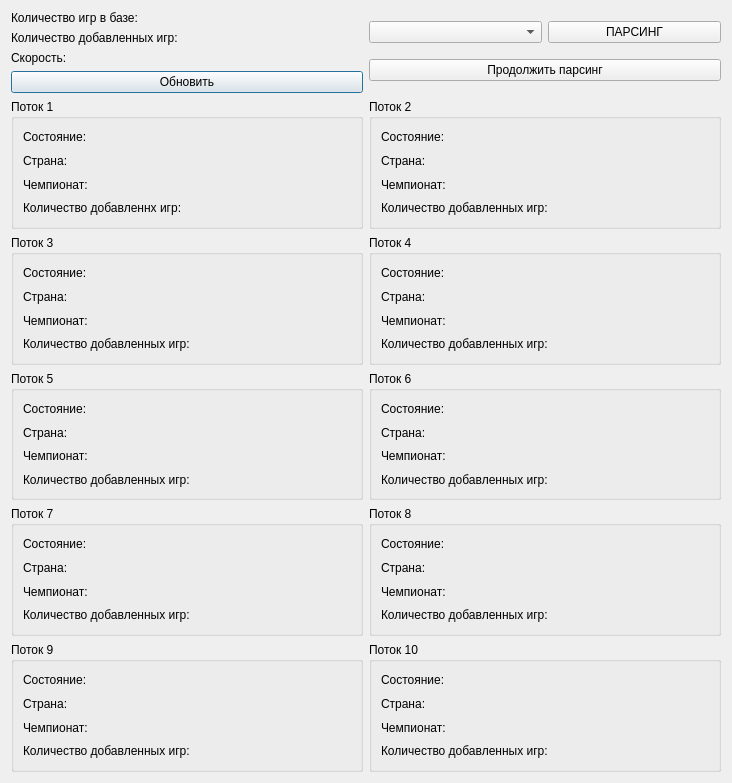
<?xml version="1.0" encoding="UTF-8"?>
<ui version="4.0">
 <class>Dialog</class>
 <widget class="QDialog" name="Dialog">
  <property name="geometry">
   <rect>
    <x>0</x>
    <y>0</y>
    <width>732</width>
    <height>783</height>
   </rect>
  </property>
  <property name="windowTitle">
   <string>Dialog</string>
  </property>
  <layout class="QVBoxLayout" name="verticalLayout_2">
   <item>
    <layout class="QGridLayout" name="gridLayout_2">
     <item row="3" column="0">
      <widget class="QGroupBox" name="groupBox_5">
       <property name="title">
        <string>Поток 5</string>
       </property>
       <layout class="QVBoxLayout" name="verticalLayout_5">
        <item>
         <widget class="QLabel" name="label_8">
          <property name="text">
           <string>Состояние:</string>
          </property>
         </widget>
        </item>
        <item>
         <widget class="QLabel" name="label_10">
          <property name="text">
           <string>Страна:</string>
          </property>
         </widget>
        </item>
        <item>
         <widget class="QLabel" name="label_9">
          <property name="text">
           <string>Чемпионат:</string>
          </property>
         </widget>
        </item>
        <item>
         <widget class="QLabel" name="label_33">
          <property name="text">
           <string>Количество добавленных игр:</string>
          </property>
         </widget>
        </item>
       </layout>
      </widget>
     </item>
     <item row="4" column="0">
      <widget class="QGroupBox" name="groupBox_7">
       <property name="title">
        <string>Поток 7</string>
       </property>
       <layout class="QVBoxLayout" name="verticalLayout">
        <item>
         <widget class="QLabel" name="label_11">
          <property name="text">
           <string>Состояние:</string>
          </property>
         </widget>
        </item>
        <item>
         <widget class="QLabel" name="label_12">
          <property name="text">
           <string>Страна:</string>
          </property>
         </widget>
        </item>
        <item>
         <widget class="QLabel" name="label">
          <property name="text">
           <string>Чемпионат:</string>
          </property>
         </widget>
        </item>
        <item>
         <widget class="QLabel" name="label_34">
          <property name="text">
           <string>Количество добавленных игр:</string>
          </property>
         </widget>
        </item>
       </layout>
      </widget>
     </item>
     <item row="1" column="0">
      <widget class="QGroupBox" name="groupBox_2">
       <property name="title">
        <string>Поток 1</string>
       </property>
       <layout class="QVBoxLayout" name="verticalLayout_3">
        <item>
         <widget class="QLabel" name="label_3">
          <property name="text">
           <string>Состояние:</string>
          </property>
         </widget>
        </item>
        <item>
         <widget class="QLabel" name="label_2">
          <property name="text">
           <string>Страна:</string>
          </property>
         </widget>
        </item>
        <item>
         <widget class="QLabel" name="label_4">
          <property name="text">
           <string>Чемпионат:</string>
          </property>
         </widget>
        </item>
        <item>
         <widget class="QLabel" name="label_31">
          <property name="text">
           <string>Количество добавленнх игр:</string>
          </property>
         </widget>
        </item>
       </layout>
      </widget>
     </item>
     <item row="1" column="1">
      <widget class="QGroupBox" name="groupBox_3">
       <property name="title">
        <string>Поток 2</string>
       </property>
       <layout class="QVBoxLayout" name="verticalLayout_7">
        <item>
         <widget class="QLabel" name="label_16">
          <property name="text">
           <string>Состояние:</string>
          </property>
         </widget>
        </item>
        <item>
         <widget class="QLabel" name="label_17">
          <property name="text">
           <string>Страна:</string>
          </property>
         </widget>
        </item>
        <item>
         <widget class="QLabel" name="label_18">
          <property name="text">
           <string>Чемпионат:</string>
          </property>
         </widget>
        </item>
        <item>
         <widget class="QLabel" name="label_36">
          <property name="text">
           <string>Количество добавленных игр:</string>
          </property>
         </widget>
        </item>
       </layout>
      </widget>
     </item>
     <item row="3" column="1">
      <widget class="QGroupBox" name="groupBox_6">
       <property name="title">
        <string>Поток 6</string>
       </property>
       <layout class="QVBoxLayout" name="verticalLayout_9">
        <item>
         <widget class="QLabel" name="label_22">
          <property name="text">
           <string>Состояние:</string>
          </property>
         </widget>
        </item>
        <item>
         <widget class="QLabel" name="label_23">
          <property name="text">
           <string>Страна:</string>
          </property>
         </widget>
        </item>
        <item>
         <widget class="QLabel" name="label_24">
          <property name="text">
           <string>Чемпионат:</string>
          </property>
         </widget>
        </item>
        <item>
         <widget class="QLabel" name="label_38">
          <property name="text">
           <string>Количество добавленных игр:</string>
          </property>
         </widget>
        </item>
       </layout>
      </widget>
     </item>
     <item row="5" column="1">
      <widget class="QGroupBox" name="groupBox_10">
       <property name="title">
        <string>Поток 10</string>
       </property>
       <layout class="QVBoxLayout" name="verticalLayout_11">
        <item>
         <widget class="QLabel" name="label_30">
          <property name="text">
           <string>Состояние:</string>
          </property>
         </widget>
        </item>
        <item>
         <widget class="QLabel" name="label_29">
          <property name="text">
           <string>Страна:</string>
          </property>
         </widget>
        </item>
        <item>
         <widget class="QLabel" name="label_28">
          <property name="text">
           <string>Чемпионат:</string>
          </property>
         </widget>
        </item>
        <item>
         <widget class="QLabel" name="label_40">
          <property name="text">
           <string>Количество добавленных игр:</string>
          </property>
         </widget>
        </item>
       </layout>
      </widget>
     </item>
     <item row="5" column="0">
      <widget class="QGroupBox" name="groupBox_9">
       <property name="title">
        <string>Поток 9</string>
       </property>
       <layout class="QVBoxLayout" name="verticalLayout_6">
        <item>
         <widget class="QLabel" name="label_13">
          <property name="text">
           <string>Состояние:</string>
          </property>
         </widget>
        </item>
        <item>
         <widget class="QLabel" name="label_15">
          <property name="text">
           <string>Страна:</string>
          </property>
         </widget>
        </item>
        <item>
         <widget class="QLabel" name="label_14">
          <property name="text">
           <string>Чемпионат:</string>
          </property>
         </widget>
        </item>
        <item>
         <widget class="QLabel" name="label_35">
          <property name="text">
           <string>Количество добавленных игр:</string>
          </property>
         </widget>
        </item>
       </layout>
      </widget>
     </item>
     <item row="4" column="1">
      <widget class="QGroupBox" name="groupBox_8">
       <property name="title">
        <string>Поток 8</string>
       </property>
       <layout class="QVBoxLayout" name="verticalLayout_10">
        <item>
         <widget class="QLabel" name="label_25">
          <property name="text">
           <string>Состояние:</string>
          </property>
         </widget>
        </item>
        <item>
         <widget class="QLabel" name="label_27">
          <property name="text">
           <string>Страна:</string>
          </property>
         </widget>
        </item>
        <item>
         <widget class="QLabel" name="label_26">
          <property name="text">
           <string>Чемпионат:</string>
          </property>
         </widget>
        </item>
        <item>
         <widget class="QLabel" name="label_39">
          <property name="text">
           <string>Количество добавленных игр:</string>
          </property>
         </widget>
        </item>
       </layout>
      </widget>
     </item>
     <item row="2" column="0">
      <widget class="QGroupBox" name="groupBox">
       <property name="title">
        <string>Поток 3</string>
       </property>
       <layout class="QVBoxLayout" name="verticalLayout_4">
        <item>
         <widget class="QLabel" name="label_6">
          <property name="text">
           <string>Состояние:</string>
          </property>
         </widget>
        </item>
        <item>
         <widget class="QLabel" name="label_7">
          <property name="text">
           <string>Страна:</string>
          </property>
         </widget>
        </item>
        <item>
         <widget class="QLabel" name="label_5">
          <property name="text">
           <string>Чемпионат:</string>
          </property>
         </widget>
        </item>
        <item>
         <widget class="QLabel" name="label_32">
          <property name="text">
           <string>Количество добавленных игр:</string>
          </property>
         </widget>
        </item>
       </layout>
      </widget>
     </item>
     <item row="0" column="0">
      <layout class="QVBoxLayout" name="verticalLayout_12">
       <item>
        <widget class="QLabel" name="label_41">
         <property name="text">
          <string>Количество игр в базе:</string>
         </property>
        </widget>
       </item>
       <item>
        <widget class="QLabel" name="label_42">
         <property name="text">
          <string>Количество добавленных игр:</string>
         </property>
        </widget>
       </item>
       <item>
        <widget class="QLabel" name="label_43">
         <property name="text">
          <string>Скорость:</string>
         </property>
        </widget>
       </item>
       <item>
        <widget class="QPushButton" name="pushButton">
         <property name="text">
          <string>Обновить</string>
         </property>
        </widget>
       </item>
      </layout>
     </item>
     <item row="2" column="1">
      <widget class="QGroupBox" name="groupBox_4">
       <property name="title">
        <string>Поток 4</string>
       </property>
       <layout class="QVBoxLayout" name="verticalLayout_8">
        <item>
         <widget class="QLabel" name="label_19">
          <property name="text">
           <string>Состояние:</string>
          </property>
         </widget>
        </item>
        <item>
         <widget class="QLabel" name="label_21">
          <property name="text">
           <string>Страна:</string>
          </property>
         </widget>
        </item>
        <item>
         <widget class="QLabel" name="label_20">
          <property name="text">
           <string>Чемпионат:</string>
          </property>
         </widget>
        </item>
        <item>
         <widget class="QLabel" name="label_37">
          <property name="text">
           <string>Количество добавленных игр:</string>
          </property>
         </widget>
        </item>
       </layout>
      </widget>
     </item>
     <item row="0" column="1">
      <layout class="QVBoxLayout" name="verticalLayout_13">
       <item>
        <layout class="QHBoxLayout" name="horizontalLayout">
         <item>
          <widget class="QComboBox" name="comboBox"/>
         </item>
         <item>
          <widget class="QPushButton" name="pushButton_2">
           <property name="text">
            <string>ПАРСИНГ</string>
           </property>
          </widget>
         </item>
        </layout>
       </item>
       <item>
        <widget class="QPushButton" name="pushButton_3">
         <property name="text">
          <string>Продолжить парсинг</string>
         </property>
        </widget>
       </item>
      </layout>
     </item>
    </layout>
   </item>
  </layout>
 </widget>
 <resources/>
 <connections/>
</ui>
